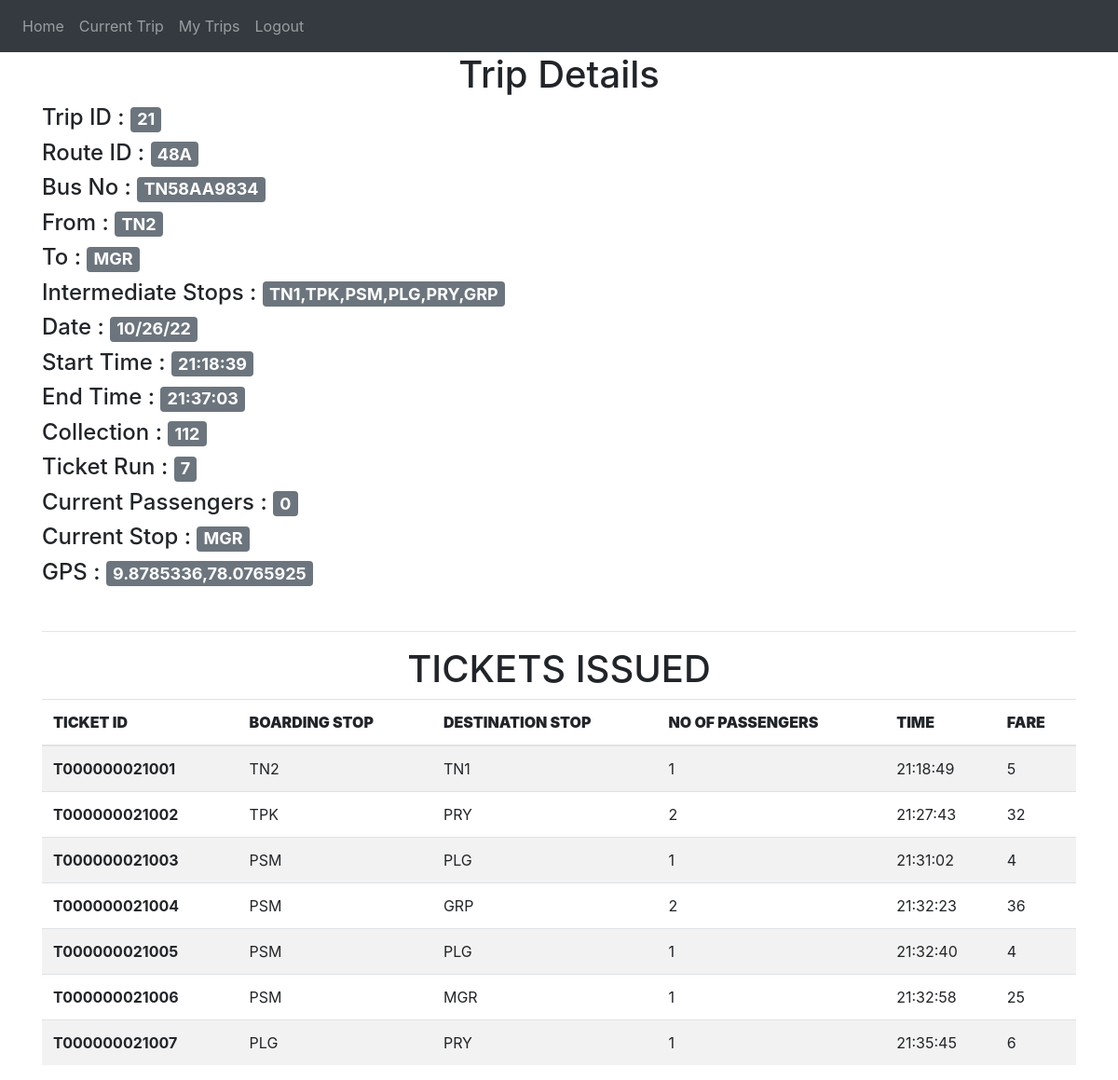
The page /conductor-view-details/21 (signed in) on the database its author committed.
### website/models.py (models this page shows)
class Trip(db.Model,UserMixin):
    trip_id = db.Column(db.Integer , primary_key = True)
    route_id = db.Column(db.String(100))
    conductor_id = db.Column(db.Integer , db.ForeignKey('user.id'))
    date = db.Column(db.String(100))
    collection = db.Column(db.Integer)
    ticket_run = db.Column(db.Integer)
    start_time =db.Column(db.String(100))
    end_time = db.Column(db.String(100))
    status =db.Column(db.String(1))
    current_passengers= db.Column(db.Integer)
    current_stop = db.Column(db.String)
    bus_no = db.Column(db.String)
    gps = db.Column(db.String)
    tickets = db.relationship('Ticket')

class Route(db.Model):
    route_id = db.Column(db.Text , primary_key = True)
    start =db.Column(db.String(100))
    end =db.Column(db.String(100))
    stops = db.Column(db.String(100))

class Ticket(db.Model,UserMixin):
    ticket_id = db.Column(db.String(100), primary_key = True)
    trip_id = db.Column(db.Integer , db.ForeignKey('trip.trip_id'))
    passenger_account_number =  db.Column(db.String)
    route = db.Column(db.String(100))
    boarding_stop = db.Column(db.String(100))
    destination_stop = db.Column(db.String(100))
    date = db.Column(db.String(100))
    time = db.Column(db.String(100))
    no = db.Column(db.Integer)
    fare = db.Column(db.Integer)

### website/views.py (the view)
@views.route('/conductor-view-details/<trip_id>', methods=['GET', 'POST'])
@login_required
def conductor_view_details (trip_id):
    trip = Trip.query.filter_by(trip_id=trip_id).first()
    route = Route.query.filter_by(route_id = trip.route_id ).first()
    tickets = trip.tickets
    return render_template("conductor_view_details.html" , user = current_user, trip=trip, route=route , tickets = tickets)

### website/__init__.py (called while the page is built)
def create_app():
    app = Flask(__name__)
    app.config['SECRET_KEY'] = '#itsactuallyapassword'
    app.config['SQLALCHEMY_DATABASE_URI'] = f'sqlite:///{DB_NAME}'
    db.init_app(app)
    from .views import views
    from .auth import auth
    app.register_blueprint(views, url_prefix='/')
    app.register_blueprint(auth, url_prefix='/')
    from .models import User, Conductor_details
    create_database(app)
    login_manager = LoginManager()
    login_manager.login_view = 'auth.login'
    login_manager.init_app(app)
    @login_manager.user_loader
    def load_user(id):
        return User.query.get(int(id))
    return app

### website/templates/conductor_view_details.html (shortened to what this page needs)
{% extends "base.html" %}
{% block content %}
<div>
{%if trip and route%}
    <div>
        <h1 align = "center">
            Trip Details
        </h1>
    </div>
    <div>
        <h4>Trip ID            :    <span class="badge bg-secondary btn-primary">{{trip.trip_id}}</span></h4>
        <h4>Route ID           :    <span class="badge bg-secondary btn-primary">{{trip.route_id}}</span></h4>
        <h4>Bus No             :    <span class="badge bg-secondary btn-primary">{{trip.bus_no}}</span></h4>
        <h4>From               :    <span class="badge bg-secondary btn-primary">{{route.start}}</span></h4>
        <h4>To                 :    <span class="badge bg-secondary btn-primary">{{route.end}}</span></h4>
        <h4>Intermediate Stops :    <span class="badge bg-secondary btn-primary">{{route.stops}}</span></h4>
        <h4>Date               :    <span class="badge bg-secondary btn-primary">{{trip.date}}</span></h4>
        <h4>Start Time         :    <span class="badge bg-secondary btn-primary">{{trip.start_time}}</span></h4>
        <h4>End Time           :    <span class="badge bg-secondary btn-primary">{{trip.end_time}}</span></h4>
        <h4>Collection         :    <span class="badge bg-secondary btn-primary">{{trip.collection}}</span></h4>
        <h4>Ticket Run         :    <span class="badge bg-secondary btn-primary">{{trip.ticket_run}}</span></h4>
        <h4>Current Passengers :    <span class="badge bg-secondary btn-primary">{{trip.current_passengers}}</span></h4>
        <h4>Current Stop       :    <span class="badge bg-secondary btn-primary">{{trip.current_stop}}</span></h4>
        <h4>GPS                :    <span class="badge bg-secondary btn-primary">{{trip.gps}}</span></h4>
    </div>
{%endif%}
<br><hr>
    <div>
        <h1 align = "center">TICKETS ISSUED</h1>
      <table class="table table-striped">
        <thead>
          <tr>
            <th scope="col" ><b>TICKET ID</b></th>
            <th scope="col"><b>BOARDING STOP</b></th>
            <th scope="col"><b>DESTINATION STOP</b></th>
            <th scope="col"><b>NO OF PASSENGERS</b></th>
            <th scope="col"><b>TIME</b></th>
            <th scope="col"><b>FARE</b></th>
          </tr>
        </thead>
        <tbody>
          {%for t in tickets %}
          <tr>
            <th>{{t.ticket_id}}</th>
            <td>{{t.boarding_stop}}</td>
            <td>{{t.destination_stop}}</td>
            <td>{{t.no}}</td>
            <td>{{t.time}}</td>
            <td>{{t.fare}}</td>
          </tr>
          {%endfor%}
        </tbody>
      </table>
    </div>
</div>
{% endblock %}

### rows shown on the page
Trip: trip_id "21", route_id "48A", bus_no "TN58AA9834", date "10/26/22", start_time "21:18:39", end_time "21:37:03", collection "112", ticket_run "7", current_passengers "0", current_stop "MGR", gps "9.8785336,78.0765925"
Route: start "TN2", end "MGR", stops "TN1,TPK,PSM,PLG,PRY,GRP"
Ticket: ticket_id "T000000021001", boarding_stop "TN2", destination_stop "TN1", no "1", time "21:18:49", fare "5"
Ticket: ticket_id "T000000021002", boarding_stop "TPK", destination_stop "PRY", no "2", time "21:27:43", fare "32"
Ticket: ticket_id "T000000021003", boarding_stop "PSM", destination_stop "PLG", no "1", time "21:31:02", fare "4"
Ticket: ticket_id "T000000021004", boarding_stop "PSM", destination_stop "GRP", no "2", time "21:32:23", fare "36"
Ticket: ticket_id "T000000021005", boarding_stop "PSM", destination_stop "PLG", no "1", time "21:32:40", fare "4"
Ticket: ticket_id "T000000021006", boarding_stop "PSM", destination_stop "MGR", no "1", time "21:32:58", fare "25"
Ticket: ticket_id "T000000021007", boarding_stop "PLG", destination_stop "PRY", no "1", time "21:35:45", fare "6"
